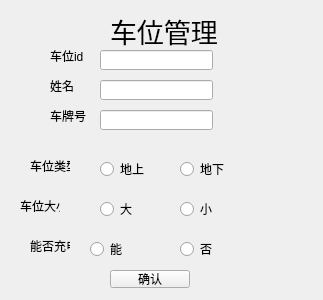
<?xml version="1.0" encoding="UTF-8"?>
<ui version="4.0">
 <class>OwnerMdUI_parking_req</class>
 <widget class="QWidget" name="OwnerMdUI_parking_req">
  <property name="geometry">
   <rect>
    <x>0</x>
    <y>0</y>
    <width>323</width>
    <height>300</height>
   </rect>
  </property>
  <property name="windowTitle">
   <string>Form</string>
  </property>
  <widget class="QLineEdit" name="lineEdit_name">
   <property name="geometry">
    <rect>
     <x>100</x>
     <y>80</y>
     <width>113</width>
     <height>20</height>
    </rect>
   </property>
  </widget>
  <widget class="QLineEdit" name="lineEdit_car_id">
   <property name="geometry">
    <rect>
     <x>100</x>
     <y>110</y>
     <width>113</width>
     <height>20</height>
    </rect>
   </property>
  </widget>
  <widget class="QRadioButton" name="radioButton_onground">
   <property name="geometry">
    <rect>
     <x>100</x>
     <y>160</y>
     <width>73</width>
     <height>18</height>
    </rect>
   </property>
   <property name="text">
    <string>地上</string>
   </property>
   <attribute name="buttonGroup">
    <string notr="true">buttonGroup_3</string>
   </attribute>
  </widget>
  <widget class="QRadioButton" name="radioButton_underground">
   <property name="geometry">
    <rect>
     <x>180</x>
     <y>160</y>
     <width>73</width>
     <height>18</height>
    </rect>
   </property>
   <property name="text">
    <string>地下</string>
   </property>
   <attribute name="buttonGroup">
    <string notr="true">buttonGroup_3</string>
   </attribute>
  </widget>
  <widget class="QLabel" name="label_name">
   <property name="geometry">
    <rect>
     <x>50</x>
     <y>80</y>
     <width>40</width>
     <height>12</height>
    </rect>
   </property>
   <property name="text">
    <string>姓名</string>
   </property>
  </widget>
  <widget class="QLabel" name="label_car_id">
   <property name="geometry">
    <rect>
     <x>50</x>
     <y>110</y>
     <width>40</width>
     <height>12</height>
    </rect>
   </property>
   <property name="text">
    <string>车牌号</string>
   </property>
  </widget>
  <widget class="QLabel" name="label_carstation_type">
   <property name="geometry">
    <rect>
     <x>30</x>
     <y>160</y>
     <width>40</width>
     <height>12</height>
    </rect>
   </property>
   <property name="text">
    <string>车位类型</string>
   </property>
  </widget>
  <widget class="QLabel" name="label">
   <property name="geometry">
    <rect>
     <x>20</x>
     <y>200</y>
     <width>40</width>
     <height>12</height>
    </rect>
   </property>
   <property name="text">
    <string>车位大小</string>
   </property>
  </widget>
  <widget class="QLabel" name="label_2">
   <property name="geometry">
    <rect>
     <x>30</x>
     <y>240</y>
     <width>40</width>
     <height>12</height>
    </rect>
   </property>
   <property name="text">
    <string>能否充电</string>
   </property>
  </widget>
  <widget class="QRadioButton" name="radioButton_big">
   <property name="geometry">
    <rect>
     <x>100</x>
     <y>200</y>
     <width>73</width>
     <height>18</height>
    </rect>
   </property>
   <property name="text">
    <string>大</string>
   </property>
   <attribute name="buttonGroup">
    <string notr="true">buttonGroup_2</string>
   </attribute>
  </widget>
  <widget class="QRadioButton" name="radioButton_small">
   <property name="geometry">
    <rect>
     <x>180</x>
     <y>200</y>
     <width>73</width>
     <height>18</height>
    </rect>
   </property>
   <property name="text">
    <string>小</string>
   </property>
   <attribute name="buttonGroup">
    <string notr="true">buttonGroup_2</string>
   </attribute>
  </widget>
  <widget class="QRadioButton" name="radioButton_yes">
   <property name="geometry">
    <rect>
     <x>90</x>
     <y>240</y>
     <width>73</width>
     <height>18</height>
    </rect>
   </property>
   <property name="text">
    <string>能</string>
   </property>
   <attribute name="buttonGroup">
    <string notr="true">buttonGroup</string>
   </attribute>
  </widget>
  <widget class="QRadioButton" name="radioButton_no">
   <property name="geometry">
    <rect>
     <x>180</x>
     <y>240</y>
     <width>73</width>
     <height>18</height>
    </rect>
   </property>
   <property name="text">
    <string>否</string>
   </property>
   <attribute name="buttonGroup">
    <string notr="true">buttonGroup</string>
   </attribute>
  </widget>
  <widget class="QLabel" name="label_3">
   <property name="geometry">
    <rect>
     <x>110</x>
     <y>10</y>
     <width>171</width>
     <height>41</height>
    </rect>
   </property>
   <property name="font">
    <font>
     <pointsize>20</pointsize>
    </font>
   </property>
   <property name="text">
    <string>车位管理</string>
   </property>
  </widget>
  <widget class="QLineEdit" name="lineEdit">
   <property name="geometry">
    <rect>
     <x>100</x>
     <y>50</y>
     <width>113</width>
     <height>20</height>
    </rect>
   </property>
  </widget>
  <widget class="QLabel" name="label_4">
   <property name="geometry">
    <rect>
     <x>50</x>
     <y>50</y>
     <width>40</width>
     <height>12</height>
    </rect>
   </property>
   <property name="text">
    <string>车位id</string>
   </property>
  </widget>
  <widget class="QPushButton" name="pushButton">
   <property name="geometry">
    <rect>
     <x>110</x>
     <y>270</y>
     <width>80</width>
     <height>18</height>
    </rect>
   </property>
   <property name="text">
    <string>确认</string>
   </property>
  </widget>
 </widget>
 <resources/>
 <connections/>
 <buttongroups>
  <buttongroup name="buttonGroup"/>
  <buttongroup name="buttonGroup_2"/>
  <buttongroup name="buttonGroup_3"/>
 </buttongroups>
</ui>
